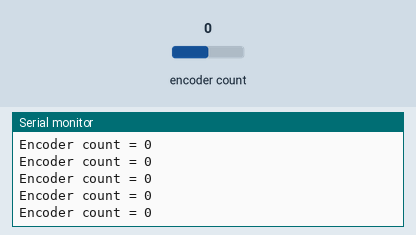
A sketch run on a simulated ESP32. On the bench: the last lines printed to the serial monitor. The test bench sets the inputs (shaded band); at power-on: encoder count 0.

Above: at 1.2 s.
1.3 s: encoder count set to 1
At 1.31 s:
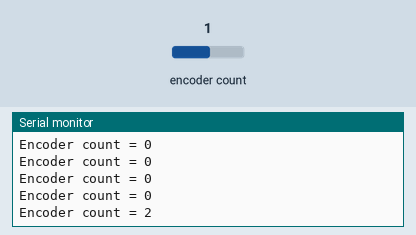
2.8 s: encoder count set to 2
At 2.81 s:
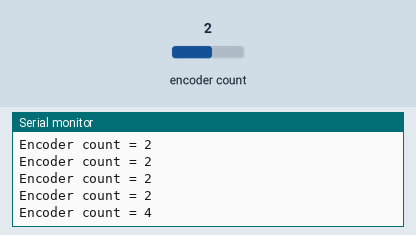
Timing chart, 0 to 5.8 s (numbered marks = the images above; inputs shaded):
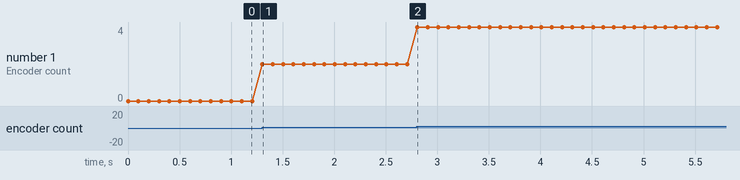

The sketch:

encoder_template.ino
```cpp
#include <ESP32Encoder.h>

ESP32Encoder encoder;

void setup(){
	Serial.begin(115200);
	ESP32Encoder::useInternalWeakPullResistors=UP;  // Enable the weak pull up resistors
	encoder.attachHalfQuad(27, 33); // Attache pins for use as encoder pins
	encoder.setCount(0);  // set starting count value after attaching
}

void loop(){
	Serial.println("Encoder count = "+String((int32_t)encoder.getCount())); // Loop and read the count
	delay(100);
}
```

Measured:
- after the input at 1.3 s, the serial monitor: prints a new line at once (image 1)
- after the input at 2.8 s, the serial monitor: prints a new line at once (image 2)
- plotted number 1: 0 → 2 after the input at 1.3 s, 2 → 4 after the input at 2.8 s
